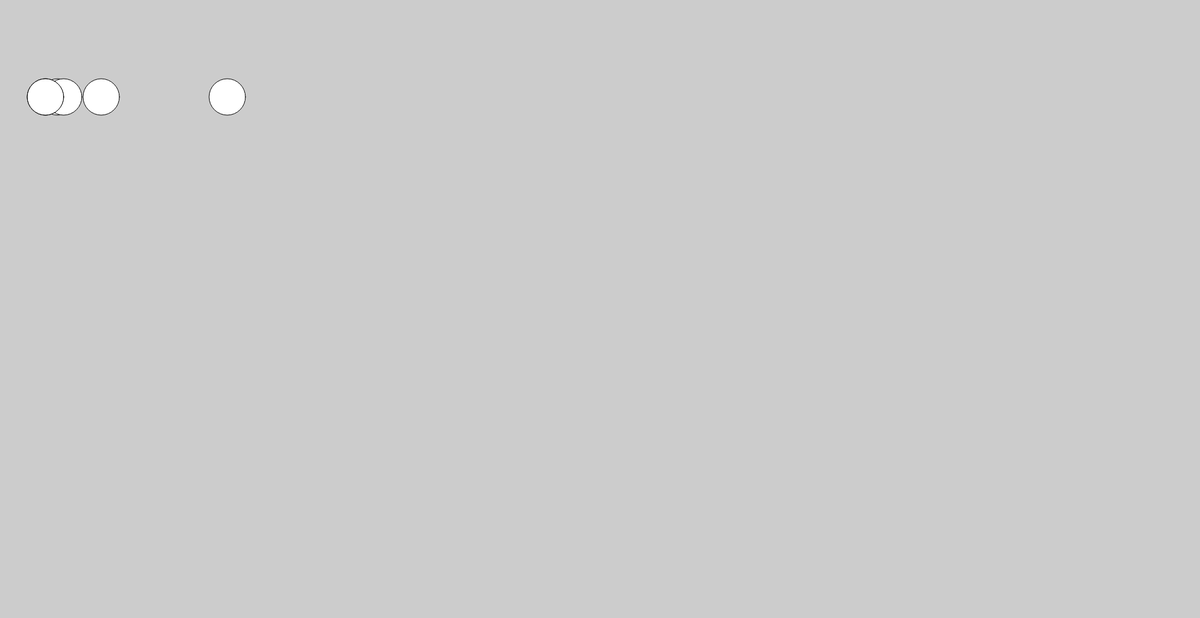
Frame 1 (no input)
Frame 60 (no input): identical to frame 1, image omitted
Frame 120 (the mouse pressed at the canvas centre since frame 60): identical to frame 1, image omitted

The p5.js sketch that drew this single still picture (run headless with seeded random() and noise() and a simulated clock; from frame 60 on, the mouse is pressed at the canvas centre):

// p5.js sketch
// ── sketch.js
//  Variables:
var y = 160;
var d = 60;

function setup() {
    createCanvas(1980, 1020);
}

function draw() {
    background(204);
    ellipse(75, y, d, d); //left
    ellipse(95, y, d, d); //middle 
    ellipse(105, y, d, d); //right
    ellipse(167, y, d, d); //
    ellipse(375, y, d, d); //left
    ellipse(75, y, d, d); //left
    ellipse(75, y, d, d); //left








}
